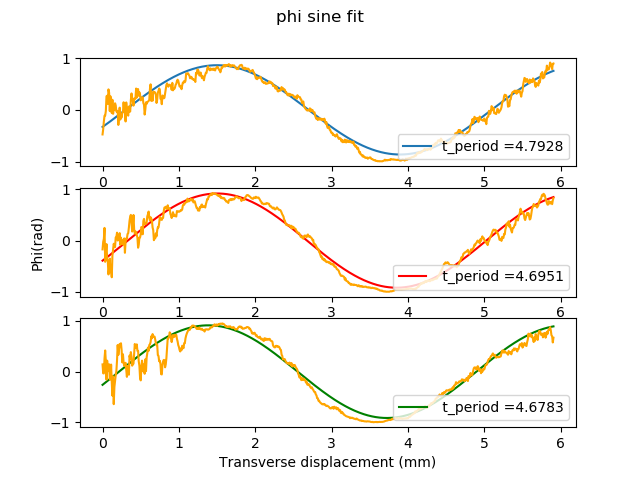
#> input picture src/Cameron/Period of sine fit.png, 640 x 480 px
$ python imageCenter.py --ipimage 'Period of sine fit.png'
#> lines starting #> are read from the running program, lines starting #| are printed output that depends on the picture; long printed decimals are rounded
"""
script to find the center of a "blob" image.
Code taken from:
https://stackoverflow.com/questions/48888239/finding-the-center-of-mass-in-an-image
run by typing python3 scriptname --ipimage pathtoimagefile
"""
import cv2
import imageio as iio
import matplotlib.pyplot as plt
from skimage.color import label2rgb
from skimage import filters
from skimage.measure import regionprops
# from skimage.color import rgb2gray  # only needed for incorrectly saved images
import argparse
import numpy as np

# create object to pass argument
arg_parse = argparse.ArgumentParser()
arg_parse.add_argument("-i", "--ipimage", required=True,
                       help="input image path")
args = vars(arg_parse.parse_args())

# read image through command line
# image = cv2.imread(args["ipimage"])
image = iio.imread(args["ipimage"])
#> image is the input picture: shape (480, 640, 4); mean R, G, B, A 247.8, 245.6, 241.6, 255

# image = rgb2gray(iio.imread('a.png'))
# image = iio.imread('b.png')
threshold_value = filters.threshold_otsu(image)
#> threshold_value = 140
labeled_foreground = (image > threshold_value).astype(int)
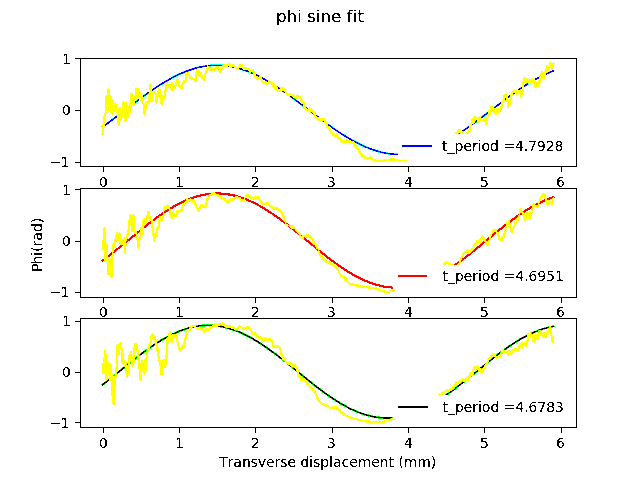
#> labeled_foreground: shape (480, 640, 4) int64; mean R, G, B, A 0.973, 0.972, 0.949, 1; drawn with 1 as white
properties = regionprops(labeled_foreground, image)
#> properties = 1 regions
center_of_mass = properties[0].centroid
#> center_of_mass = (239, 319.5, 1.51)
weighted_center_of_mass = properties[0].weighted_centroid
#> weighted_center_of_mass = (238.9, 319.4, 1.51)

# Note - inverted coordinates, because plt uses (x, y) while NumPy uses (row, column)
print(np.flip(center_of_mass))
#| [  1.507 319.482 239.006]

colorized = label2rgb(labeled_foreground, image, colors=['black', 'white'], alpha=0.80)
fig, ax = plt.subplots()
#> (the run stopped early here; a loop or call above may not have finished)

$ run again, on src/Cameron/fft-avg.csv=0.png
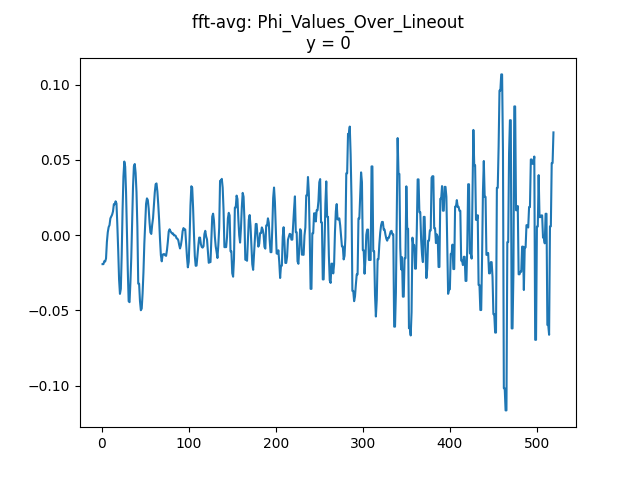
#> input picture src/Cameron/fft-avg.csv=0.png, 640 x 480 px
#> image is the input picture: shape (480, 640, 4); mean R, G, B, A 238.1, 243.4, 247.2, 255
#> threshold_value = 164
#> `labeled_foreground = (image > threshold_value).astype(int)`:
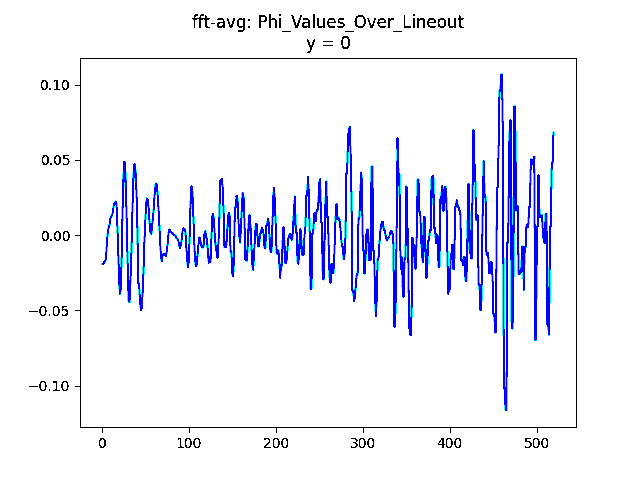
#> labeled_foreground: shape (480, 640, 4) int64; mean R, G, B, A 0.921, 0.933, 0.987, 1; drawn with 1 as white
#> properties = 1 regions
#> center_of_mass = (240.1, 318.1, 1.54)
#> weighted_center_of_mass = (240.1, 317.7, 1.54)
#| [  1.538  318.090 240.078]

$ run again, on src/Cameron/fft-avg.csv=1.png
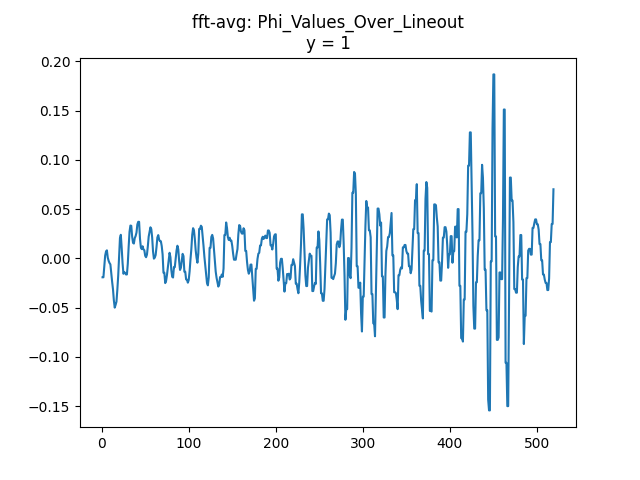
#> input picture src/Cameron/fft-avg.csv=1.png, 640 x 480 px
#> image is the input picture: shape (480, 640, 4); mean R, G, B, A 241.1, 245.2, 248, 255
#> threshold_value = 162
#> `labeled_foreground = (image > threshold_value).astype(int)`:
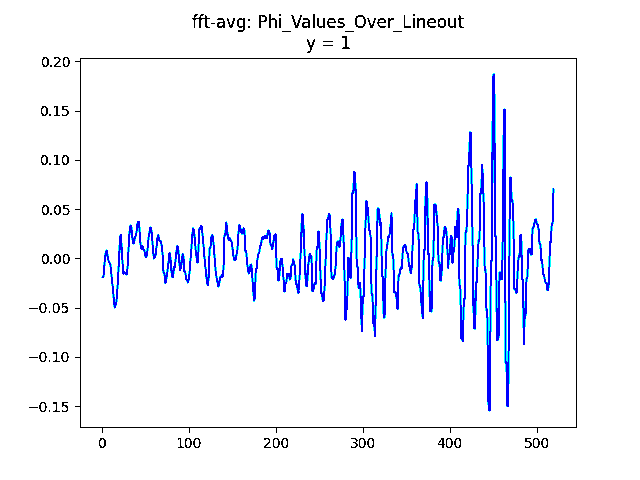
#> labeled_foreground: shape (480, 640, 4) int64; mean R, G, B, A 0.936, 0.946, 0.986, 1; drawn with 1 as white
#> properties = 1 regions
#> center_of_mass = (239.5, 318.4, 1.53)
#> weighted_center_of_mass = (239.5, 318, 1.53)
#| [  1.530 318.353 239.530]

$ run again, on src/Cameron/fft-avg.csv=2.png
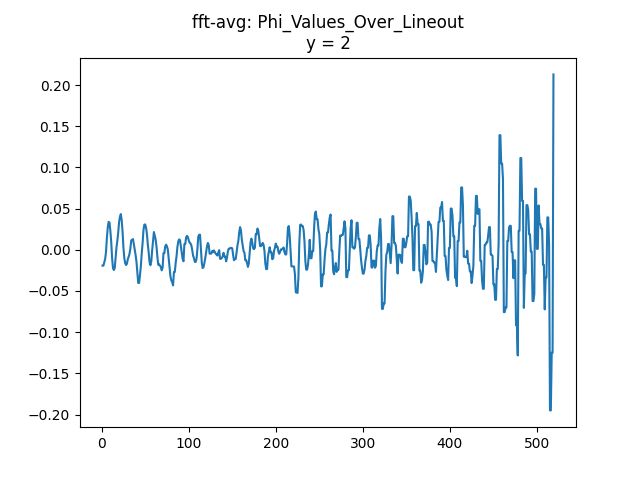
#> input picture src/Cameron/fft-avg.csv=2.png, 640 x 480 px
#> image is the input picture: shape (480, 640, 4); mean R, G, B, A 243.2, 246.4, 248.7, 255
#> threshold_value = 160
#> `labeled_foreground = (image > threshold_value).astype(int)`:
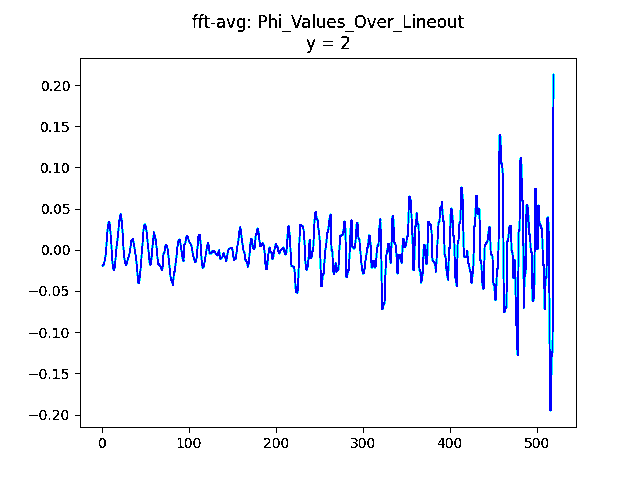
#> labeled_foreground: shape (480, 640, 4) int64; mean R, G, B, A 0.947, 0.954, 0.986, 1; drawn with 1 as white
#> properties = 1 regions
#> center_of_mass = (239.7, 318.6, 1.52)
#> weighted_center_of_mass = (239.6, 318.3, 1.53)
#| [  1.525 318.562 239.669]
